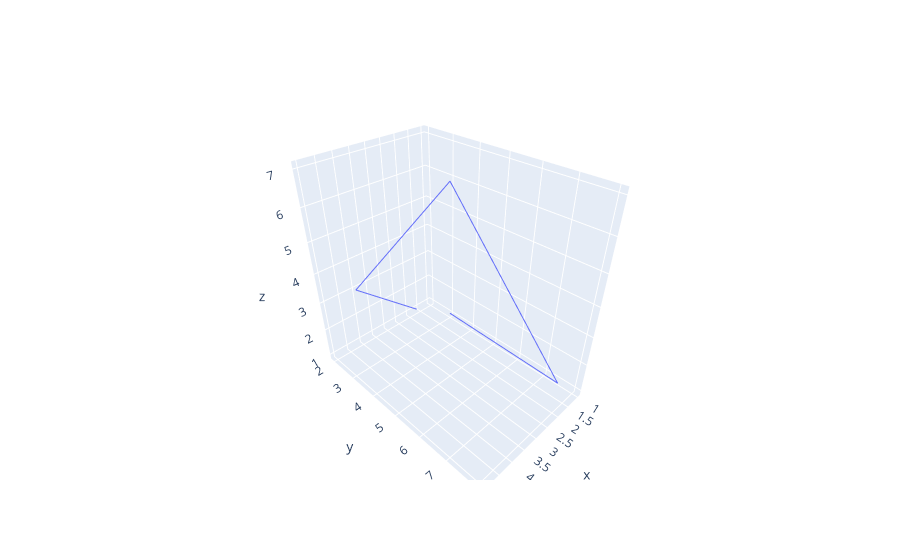

The notebook cell this image was saved under:
### Code cell
fig = go.Figure()
fig.add_trace(go.Scatter3d(x = [1,2,3,4,5], y= [3,8,5,2,6], mode = 'lines', z =[1,2,7,3,5]))

### Figure 1 — Plotly figure (JSON) as saved in the notebook; plotly's stock layout.template omitted (floating-point values rounded to 4 significant figures)
{"data": [{"mode": "lines", "type": "scatter3d", "x": [1, 2, 3, 4, 5], "y": [3, 8, 5, 2, 6], "z": [1, 2, 7, 3, 5]}], "layout": {}}
